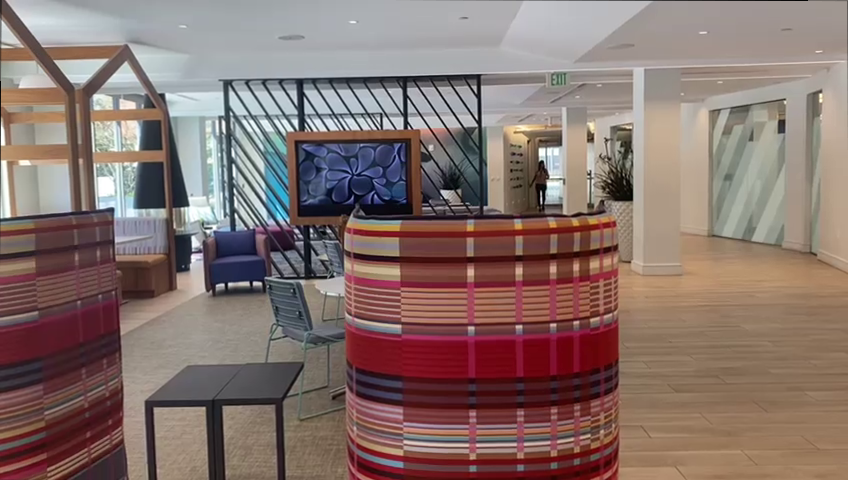
#> input picture Feature Tracking/Video Estimate/MSE_NEW/frame_0001.png, 848 x 480 px, found by its file name; its folder holds 4 pictures in this run
$ python Estimate.py
#> lines starting #> are read from the running program, lines starting #| are printed output that depends on the picture
import numpy as np
import cv2
import os
import cv2
from sklearn.metrics import mean_squared_error
from sklearn.metrics import mean_absolute_error
from skimage.metrics import structural_similarity as ssim

# [63 lines left out: functions MSE, MAE, not called in this run]

def SSIM(path):
#> called with path = 'H:/study/CV/Project-2/MSE_NEW'
    files=[]
    for filename in os.listdir(path):
        files.append(filename)
#> pass 2 of the loop in SSIM, `for filename in os.listdir(path):`:
#> pass 3 of the loop in SSIM, `for filename in os.listdir(path):`:
#> the loop made 4 passes; the first 3 are shown
    SSIM = 0
    for i in range(1,len(files)):
        img_path_ref = path + '/' + files[i-1]
        img_path_new = path + '/' + files[i]
        #print(img_path_ref)
        #print(img_path_new)
        img_ref = cv2.imread(img_path_ref)
#> img_ref is the input picture: shape (480, 848, 3); mean B, G, R 109.6, 114.6, 134.6
        img_new = cv2.imread(img_path_new)
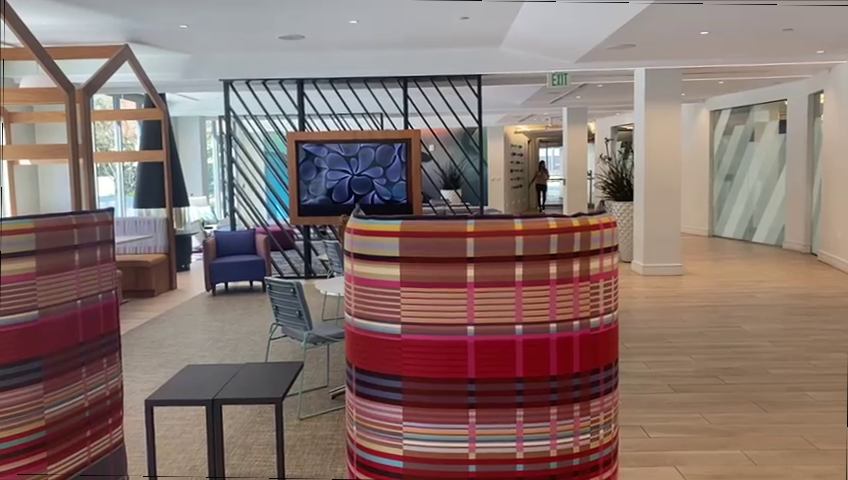
#> input picture Feature Tracking/Video Estimate/MSE_NEW/frame_0004.png, 848 x 480 px, found by its file name
#> img_new is the input picture: shape (480, 848, 3); mean B, G, R 109.8, 114.6, 134.7
        ref_gray = cv2.cvtColor(img_ref, cv2.COLOR_BGR2GRAY)
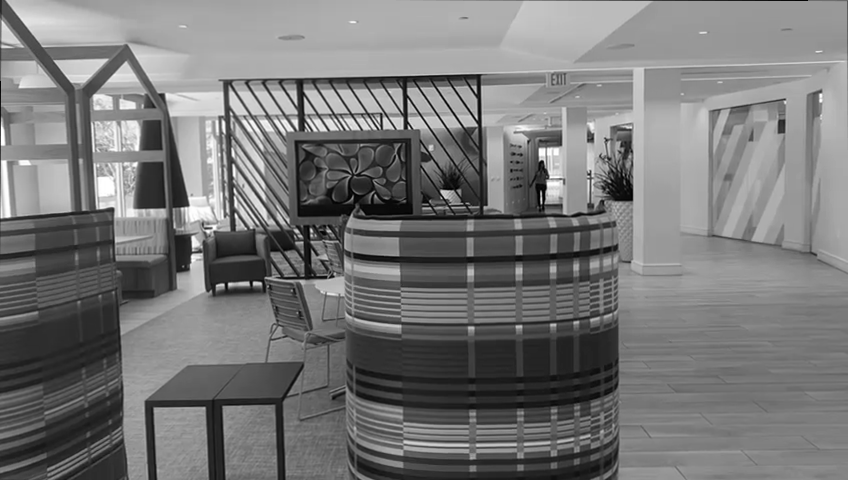
#> ref_gray: shape (480, 848); min 0, max 255, mean 120
        new_gray = cv2.cvtColor(img_new, cv2.COLOR_BGR2GRAY)
        height, width = ref_gray.shape
#> height = 480; width = 848
        ssim_score, dif = ssim(ref_gray, new_gray, full=True)
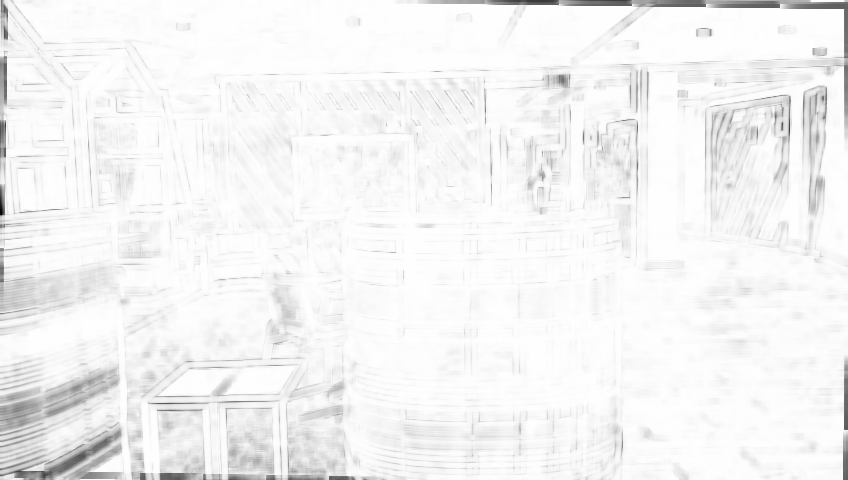
#> dif: shape (480, 848) float64; min -0.575, max 1, mean 0.931; drawn with min black and max white
#> ssim_score = 0.936
        SSIM += ssim_score
#> SSIM = 0.936
#> pass 2 of the loop in SSIM, `for i in range(1,len(files)):`:
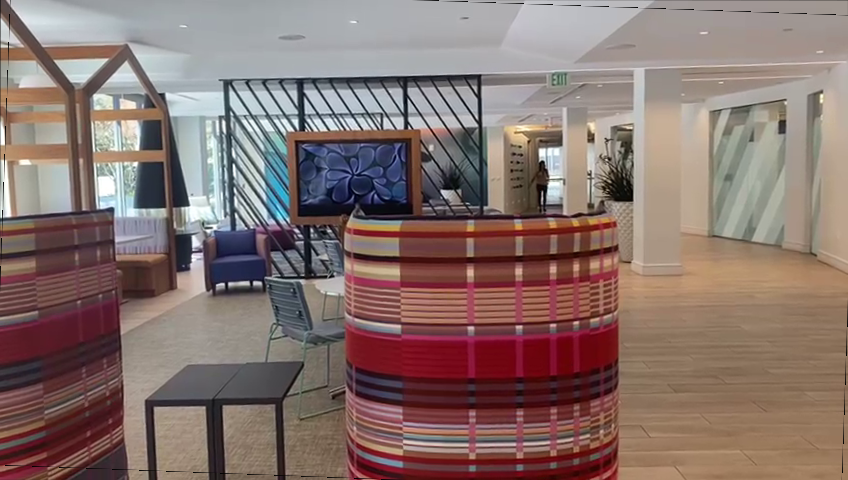
#> input picture Feature Tracking/Video Estimate/MSE_NEW/frame_0009.png, 848 x 480 px, found by its file name
#> in SSIM, img_new is the input picture: shape (480, 848, 3); mean B, G, R 110.2, 114.9, 135.1
#> in SSIM, `new_gray = cv2.cvtColor(img_new, cv2.COLOR_BGR2GRAY)`:
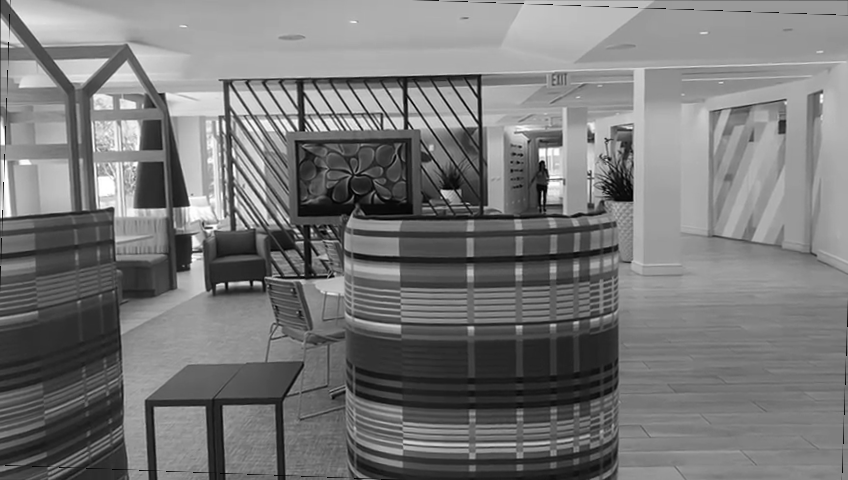
#> new_gray: shape (480, 848); min 0, max 255, mean 120.4
#> in SSIM, `ssim_score, dif = ssim(ref_gray, new_gray, full=True)`:
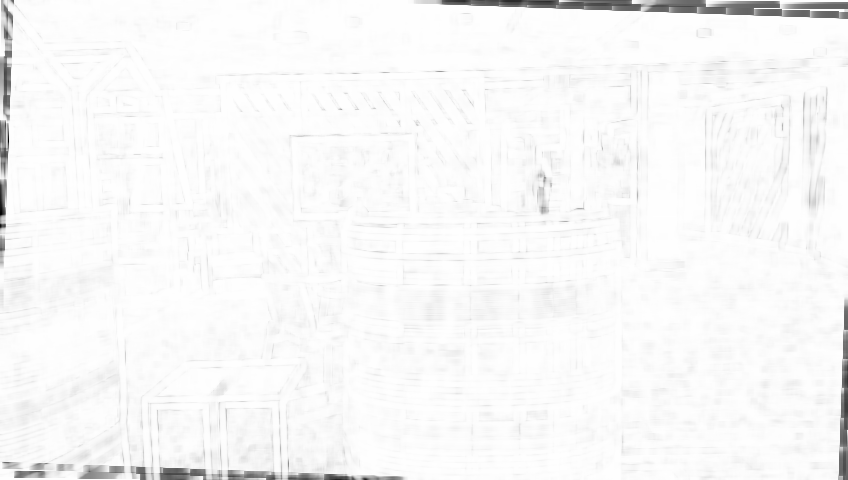
#> dif: shape (480, 848) float64; min -0.613, max 1, mean 0.955; drawn with min black and max white
#> ssim_score = 0.961
#> SSIM = 1.9
#> pass 3 of the loop in SSIM, `for i in range(1,len(files)):`:
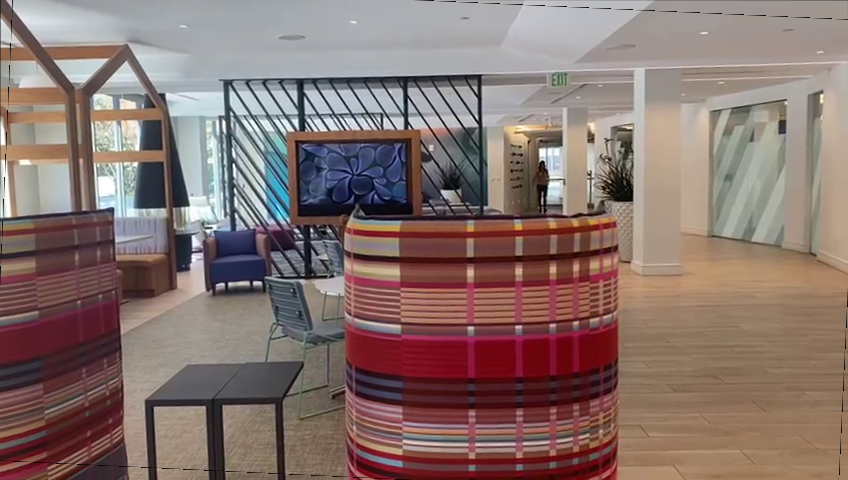
#> input picture Feature Tracking/Video Estimate/MSE_NEW/frame_0011.png, 848 x 480 px, found by its file name
#> in SSIM, img_new is the input picture: shape (480, 848, 3); mean B, G, R 110.1, 114.9, 135.1
#> in SSIM, `new_gray = cv2.cvtColor(img_new, cv2.COLOR_BGR2GRAY)`:
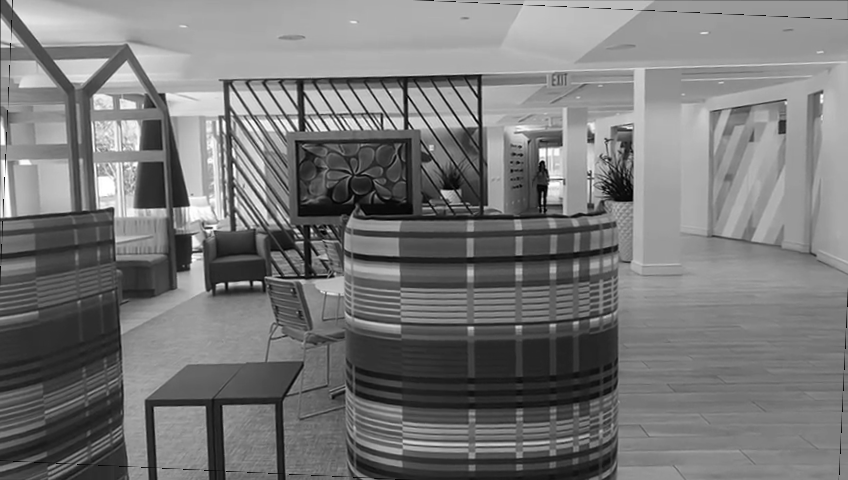
#> new_gray: shape (480, 848); min 0, max 255, mean 120.4
#> in SSIM, `ssim_score, dif = ssim(ref_gray, new_gray, full=True)`:
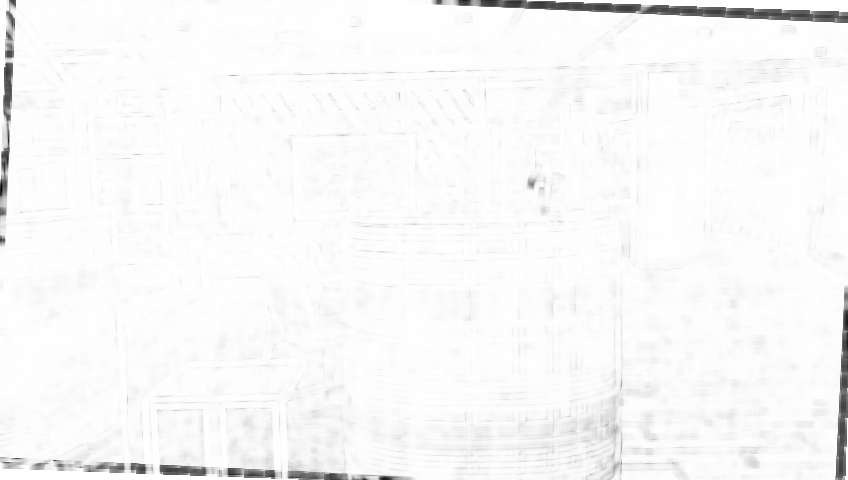
#> dif: shape (480, 848) float64; min -0.519, max 1, mean 0.96; drawn with min black and max white
#> ssim_score = 0.963
#> SSIM = 2.86

    return SSIM/len(files)


SSIM_new = SSIM('H:/study/CV/Project-2/MSE_NEW')
#> SSIM_new = 0.715
SSIM_old = SSIM('H:/study/CV/Project-2/MSE_OLD')
#> (the run stopped early here; a loop or call above may not have finished)
